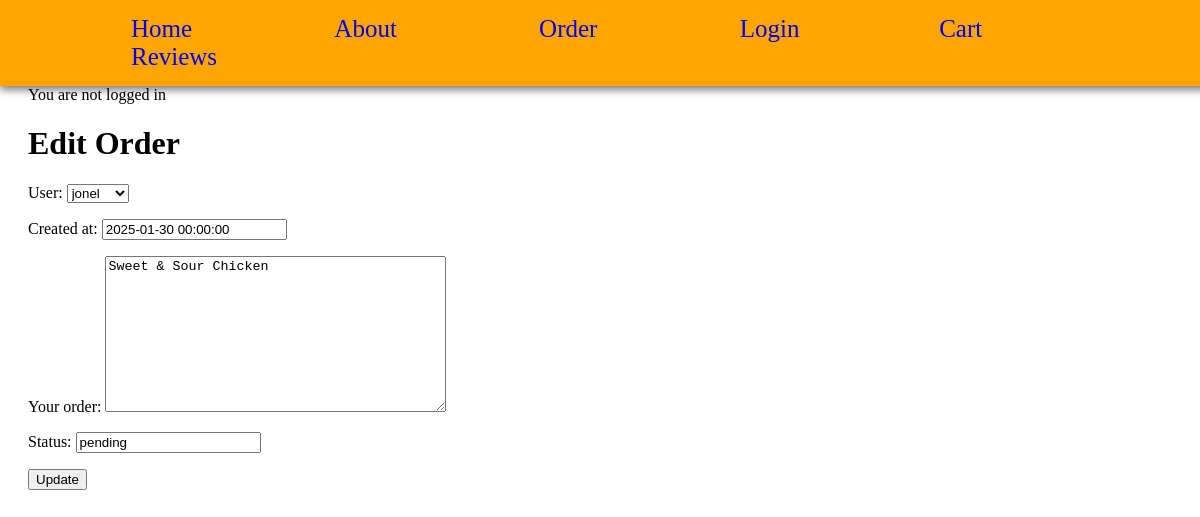
Page /order/1/edit on the earlier database version.
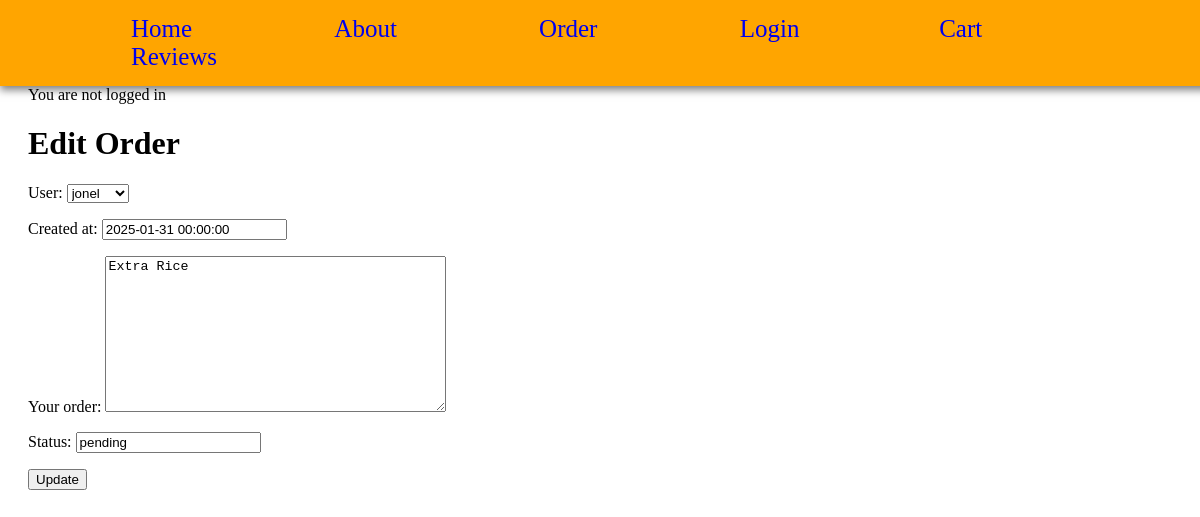
Same page on the later database version.
### app/models.py (models this page shows, shortened)
class Order(models.Model):
    user = models.ForeignKey(settings.AUTH_USER_MODEL, on_delete=models.CASCADE, null=True)
    created_at = models.DateTimeField()
    your_order = models.TextField()
    status = models.CharField(max_length=20, default='pending')

### app/views.py (the view)
# urls.py: path('order/<int:pk>/edit', OrderUpdateView.as_view(), name='order_update'),
class OrderUpdateView(UpdateView):
    model = Order
    fields = ['user','created_at','your_order', 'status']
    template_name = 'app/order_update.html'

### app/templates/app/order_update.html (shortened to what this page needs)
{% extends 'app/base.html' %}
{% load static %}
{% block content %}
    <h1>Edit Order</h1>
    <form action="{% url 'order_update' object.pk %}" method="post" >
    {{form.as_p}}
        <input type="submit" value="Update">
    </form>
{% endblock content %}

Differences in the rows shown:
changed Order "jonel": created_at "2025-01-30 00:00:00" → "2025-01-31 00:00:00"; your_order "Sweet & Sour Chicken" → "Extra Rice"
